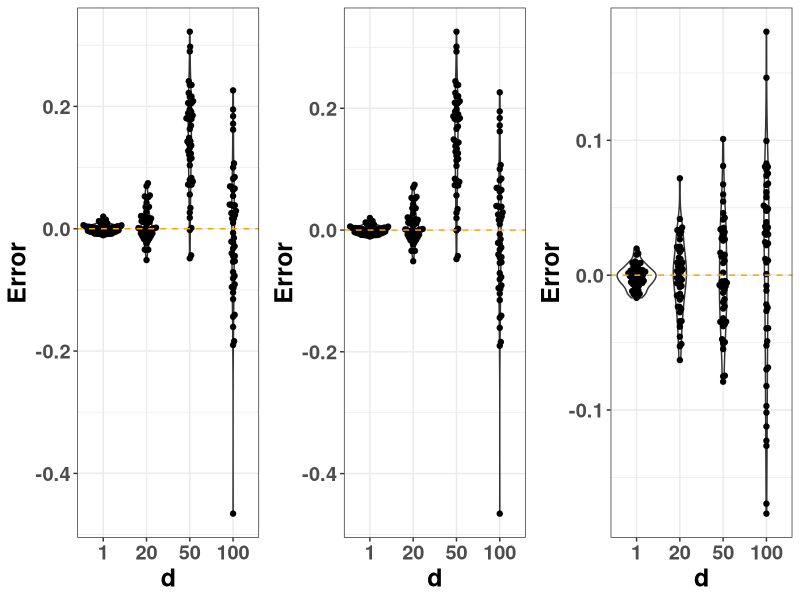
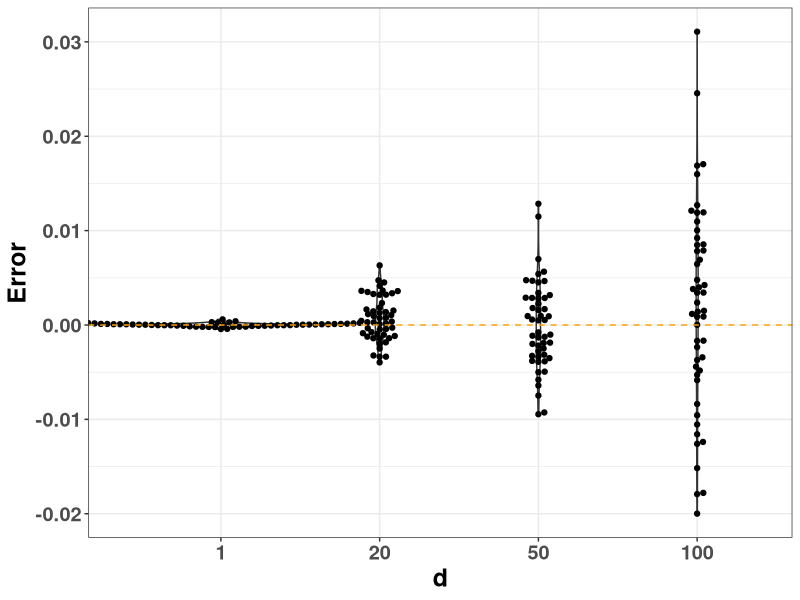

Reproduce these figures in R, in order.
library(ggplot2)
library(ggbeeswarm)
library(gridExtra)

my_theme <- theme_bw() +
  theme(strip.background = element_rect(fill = "white"), text = element_text(face="bold", size=12),
  )
theme_set(my_theme)

res = as.matrix(read.csv('data/multinomial.csv',header=FALSE,sep=''))

d_samples = c(1,20,50,100)
y_sims = 50
res_unif_nobound = res[,1:length(d_samples)]
res_unif_bound = res[,(length(d_samples)+1):(2*length(d_samples))]
res_random_nobound = res[,(2*length(d_samples)+1):(3*length(d_samples))]
res_random_bound = res[,(3*length(d_samples)+1):(4*length(d_samples))]
res_mcest = res[,(4*length(d_samples)+1):(5*length(d_samples))]
res_bridge = res[,(5*length(d_samples)+1):(6*length(d_samples))]
res_thames_transformed = res[,(6*length(d_samples)+1):(7*length(d_samples))]
res_systemtimes_bridge = res[,(7*length(d_samples)+1):(8*length(d_samples))]
res_systemtimes_thames = res[,(8*length(d_samples)+1):(9*length(d_samples))]
res_systemtimes_mcest = res[,(9*length(d_samples)+1):(10*length(d_samples))]

# Calculate summary measures of estimators

# means
cbind(round(apply(res_mcest,2,function(x) mean(abs(x))),4),
      round(apply(res_bridge,2,function(x) mean(abs(x))),4),
      round(apply(res_thames_transformed,2,function(x) mean(abs(x))),4))

#standard deviations
cbind(round(apply(res_mcest,2,function(x) sd(x)),4),
      round(apply(res_bridge,2,function(x) sd(x)),4),
      round(apply(res_thames_transformed,2,function(x) sd(x)),4))

# Calculate summary measures of systemtimes
cbind(round(apply(res_systemtimes_mcest,2,function(x) mean(abs(x))),4),
      round(apply(res_systemtimes_bridge,2,function(x) mean(abs(x))),4),
      round(apply(res_systemtimes_thames,2,function(x) mean(abs(x))),4))

# multiplicative differences
round(apply(res_systemtimes_bridge,2,function(x) mean(abs(x)))/apply(res_systemtimes_thames,2,function(x) mean(abs(x))))

res_unif_nobound = cbind(t(t(c(res_unif_nobound))),rep(d_samples,rep(y_sims,length(d_samples))))
res_unif_nobound = as.data.frame(res_unif_nobound)
names(res_unif_nobound) = c("Error","d")
plot_2 = ggplot(data=res_unif_nobound,aes(x=factor(d),y=Error)) + geom_violin() +
  geom_beeswarm() + labs(y="Error",x="d") + geom_hline(yintercept = 0, linetype =2, color ="orange") +
  theme(text=element_text(size=18))

res_random_bound = cbind(t(t(c(res_random_bound))),rep(d_samples,rep(y_sims,length(d_samples))))
res_random_bound = as.data.frame(res_random_bound)
names(res_random_bound) = c("Error","d")
plot_3 = ggplot(data=res_random_bound,aes(x=factor(d),y=Error)) + geom_violin() +
  geom_beeswarm() + labs(y="Error",x="d") + geom_hline(yintercept = 0, linetype =2, color ="orange") +
  theme(text=element_text(size=18))

res_random_nobound = cbind(t(t(c(res_random_nobound))),rep(d_samples,rep(y_sims,length(d_samples))))
res_random_nobound = as.data.frame(res_random_nobound)
names(res_random_nobound) = c("Error","d")
plot_4 = ggplot(data=res_random_nobound,aes(x=factor(d),y=Error)) + geom_violin() +
  geom_beeswarm() + labs(y="Error",x="d") + geom_hline(yintercept = 0, linetype =2, color ="orange") +
  theme(text=element_text(size=18))

res_bridge = cbind(t(t(c(res_bridge))),rep(d_samples,rep(y_sims,length(d_samples))))
res_bridge = as.data.frame(res_bridge)
names(res_bridge) = c("Error","d")
plot_1 = ggplot(data=res_bridge,aes(x=factor(d),y=Error)) + geom_violin() +
  geom_beeswarm() + labs(y="Error",x="d") + geom_hline(yintercept = 0, linetype =2, color ="orange") +
  theme(text=element_text(size=18))

grid.arrange(plot_4, plot_3, plot_2, ncol=3)
ggsave("plots/thames-simple_multinomial_3_plots.pdf")
